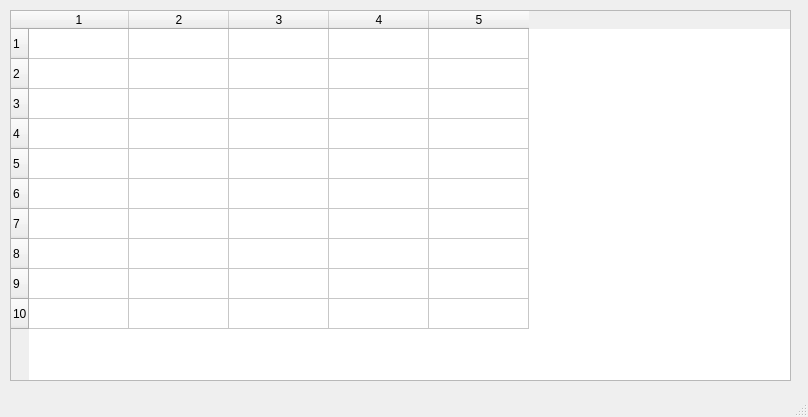
<?xml version="1.0" encoding="UTF-8"?>
<ui version="4.0">
 <class>MainWindow</class>
 <widget class="QMainWindow" name="MainWindow">
  <property name="geometry">
   <rect>
    <x>0</x>
    <y>0</y>
    <width>808</width>
    <height>417</height>
   </rect>
  </property>
  <property name="windowTitle">
   <string>MainWindow</string>
  </property>
  <widget class="QWidget" name="centralwidget">
   <widget class="QTableWidget" name="tableWidget">
    <property name="geometry">
     <rect>
      <x>10</x>
      <y>10</y>
      <width>781</width>
      <height>371</height>
     </rect>
    </property>
    <property name="rowCount">
     <number>10</number>
    </property>
    <property name="columnCount">
     <number>5</number>
    </property>
    <attribute name="horizontalHeaderVisible">
     <bool>true</bool>
    </attribute>
    <attribute name="horizontalHeaderCascadingSectionResizes">
     <bool>false</bool>
    </attribute>
    <row/>
    <row/>
    <row/>
    <row/>
    <row/>
    <row/>
    <row/>
    <row/>
    <row/>
    <row/>
    <column/>
    <column/>
    <column/>
    <column/>
    <column/>
   </widget>
  </widget>
  <widget class="QStatusBar" name="statusbar"/>
 </widget>
 <resources/>
 <connections/>
</ui>
